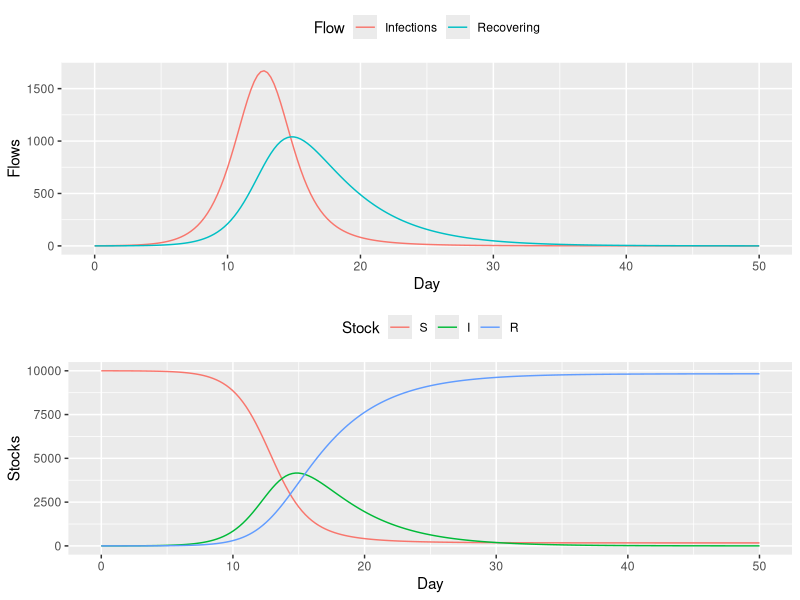

The R script that drew this image:
library(deSolve)
library(dplyr)
library(ggplot2)
library(tidyr)
library(ggpubr)

sir <- function(time, stocks, auxs){
  with(as.list(c(stocks, auxs)),{
    N <- S + I + R     # Eq (10)
    IR <- beta*I*S/N   # Eq (9) 
    RR <- gamma*I      # Eq (10)
    dS_dt <- -IR       # Eq (6)
    dI_dt <- IR - RR   # Eq (7)
    dR_dt <- RR        # Eq (8)  
    return (list(c(dS_dt,dI_dt,dR_dt), 
                 Beta=beta, 
                 Gamma=gamma,
                 Infections=IR,
                 Recovering=RR))
  })
}

simtime <- seq(0,50,by=0.25)
stocks  <- c(S=9999,I=1,R=0)  # Eq (14), Eq (15) and Eq (16)
auxs    <- c(gamma=0.25,beta=1) # Eq (12) and Eq (13)

res <- ode(y=stocks, 
           times=simtime, 
           func = sir, 
           parms=auxs, 
           method="euler") %>%
  data.frame() %>%
  dplyr::as_tibble()
res


flows_piv <- res %>%
  dplyr::select(time,Infections:Recovering) %>%
  tidyr::pivot_longer(names_to="Flow",values_to = "Value",-time) %>%
  dplyr::mutate(Flow=factor(Flow,levels = c("Infections","Recovering")))

stocks_piv <- res %>%
  dplyr::select(time,S:R) %>%
  tidyr::pivot_longer(names_to="Stock",values_to = "Value",-time) %>%
  dplyr::mutate(Stock=factor(Stock,levels = c("S","I","R")))

p1 <- ggplot(flows_piv,aes(x=time,y=Value,colour=Flow))+geom_line()+
  theme(legend.position = "top")+
  labs(x="Day",y="Flows")

p2 <- ggplot(stocks_piv,aes(x=time,y=Value,colour=Stock))+geom_line()+
  theme(legend.position = "top")+
  labs(x="Day",y="Stocks")

g1 <- ggarrange(p1,p2,nrow = 2)
g1
